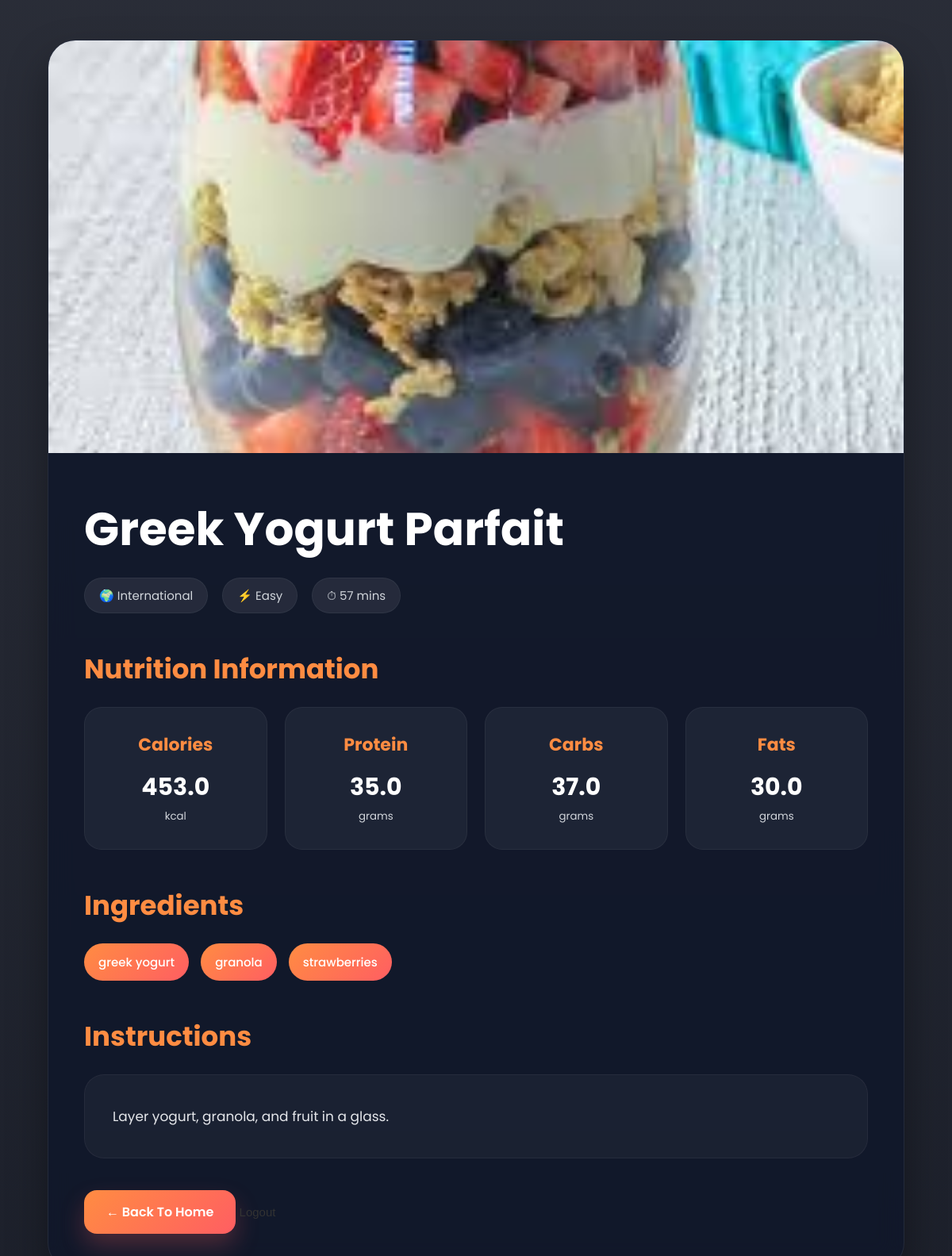
The app's page /recipe/648/ with its own data.
### recipes/models.py (models this page shows, shortened)
class Recipe(models.Model):
    name = models.CharField(max_length=200)
    ingredients = models.ManyToManyField(Ingredient)
    instructions = models.TextField()
    cooking_time = models.IntegerField()
    difficulty = models.CharField(max_length=50)
    cuisine = models.CharField(
    max_length=100,
    null=True,
    blank=True)
    image = models.ImageField(upload_to='recipe_images/', null=True, blank=True)
    user = models.ForeignKey(User, on_delete=models.CASCADE, null=True, blank=True)
    popularity_score = models.IntegerField(default=0)

class Nutrition(models.Model):
    recipe = models.OneToOneField(Recipe, on_delete=models.CASCADE)
    calories = models.FloatField()
    protein = models.FloatField()
    carbs = models.FloatField()
    fats = models.FloatField()

class Ingredient(models.Model):
    name = models.CharField(max_length=100)

### recipes/views.py (the view)
def recipe_detail(request, recipe_id):
    recipe = get_object_or_404(
        Recipe,
        id=recipe_id
    )
    nutrition = Nutrition.objects.filter(
        recipe=recipe
    ).first()
    return render(
        request,
        'recipe_detail.html',
        {
            'recipe': recipe,
            'nutrition': nutrition
        }
    )

### recipes/templates/recipe_detail.html (shortened to what this page needs)
<!DOCTYPE html>
<html lang="en">
<head>
</head>
<body>
    <div class="container">
        <div class="recipe-box">
            {% if recipe.image %}
                <img
                    src="{{ recipe.image.url }}"
                    class="recipe-image"
                >
            {% endif %}
            <div class="recipe-content">
                <h1>
                    {{ recipe.name }}
                </h1>
                <div class="meta">
                    <span>
                        🌍 {{ recipe.cuisine }}
                    </span>
                    <span>
                        ⚡ {{ recipe.difficulty }}
                    </span>
                    <span>
                        ⏱ {{ recipe.cooking_time }} mins
                    </span>
                </div>
                <div class="section">
                    <h2>
                        Nutrition Information
                    </h2>
                    {% if nutrition %}
                    <div class="nutrition-grid">
                        <div class="nutrition-card">
                            <h3>Calories</h3>
                            <p>
                                {{ nutrition.calories }}
                            </p>
                            <small>kcal</small>
                        </div>
                        <div class="nutrition-card">
                            <h3>Protein</h3>
                            <p>
                                {{ nutrition.protein }}
                            </p>
                            <small>grams</small>
                        </div>
                        <div class="nutrition-card">
                            <h3>Carbs</h3>
                            <p>
                                {{ nutrition.carbs }}
                            </p>
                            <small>grams</small>
                        </div>
                        <div class="nutrition-card">
                            <h3>Fats</h3>
                            <p>
                                {{ nutrition.fats }}
                            </p>
                            <small>grams</small>
                        </div>
                    </div>
                    {% endif %}
                </div>
                <div class="section">
                    <h2>
                        Ingredients
                    </h2>
                    <div class="ingredient-list">
                        {% for ingredient in recipe.ingredients.all %}
                            <div class="ingredient-item">
                                {{ ingredient.name }}
                            </div>
                        {% endfor %}
                    </div>
                </div>
                <div class="section">
                    <h2>
                        Instructions
                    </h2>
                    <div class="instructions">
                        {{ recipe.instructions }}
                    </div>
                </div>
                <a
                    href="/"
                    class="back-btn"
                >
                    ← Back To Home
                </a>
                <form
    action="/logout/"
    method="POST"
    style="display:inline;"
>
    <button
        type="submit"
        class="logout-btn"
    >
        Logout
    </button>
</form>
        </div>
    </div>
</body>
</html>

### recipes/templates/recipe_detail.html (style rules this page uses)
* { margin:0; padding:0; box-sizing:border-box; }
body { font-family:'Poppins',sans-serif; background: linear-gradient( rgba(4,8,20,0.85), rgba(4,8,20,0.9) ), url('https://images.unsplash.com/photo-1498837167922-ddd27525d352?q=80&w=1800&auto=format&fit=crop'); background-size:cover; background-position:center; background-attachment:fixed; color:white; min-height:100vh; padding:50px 0; }
.container { width:90%; max-width:1400px; margin:auto; }
.recipe-box { background: rgba(15,23,42,0.82); backdrop-filter:blur(16px); border-radius:35px; overflow:hidden; border:1px solid rgba(255,255,255,0.08); box-shadow: 0 25px 50px rgba(0,0,0,0.35); animation:fadeUp 0.8s ease; }
.recipe-image { width:100%; height:520px; object-fit:cover; transition:0.5s ease; }
.recipe-content { padding:45px; }
h1 { font-size:58px; margin-bottom:18px; color:white; }
.meta { display:flex; gap:18px; flex-wrap:wrap; margin-bottom:35px; }
.meta span { background: rgba(255,255,255,0.08); padding:10px 18px; border-radius:30px; font-size:15px; color:#d1d5db; border:1px solid rgba(255,255,255,0.05); }
.section { margin-top:45px; }
.section h2 { font-size:34px; margin-bottom:22px; color:#ff8c42; }
.nutrition-grid { display:grid; grid-template-columns: repeat(auto-fit,minmax(220px,1fr)); gap:22px; }
.nutrition-card { background: rgba(255,255,255,0.05); border-radius:22px; padding:30px; text-align:center; border:1px solid rgba(255,255,255,0.05); transition:0.35s ease; }
.nutrition-card h3 { color:#ff8c42; margin-bottom:15px; font-size:22px; }
.nutrition-card p { font-size:30px; font-weight:700; color:white; }
.nutrition-card small { color:#d1d5db; }
.ingredient-list { display:flex; flex-wrap:wrap; gap:15px; }
.ingredient-item { background: linear-gradient( 135deg, #ff8c42, #ff5e62 ); padding:12px 18px; border-radius:30px; font-size:15px; font-weight:500; transition:0.3s ease; }
.instructions { background: rgba(255,255,255,0.04); padding:35px; border-radius:25px; line-height:2; color:#e5e7eb; font-size:17px; border:1px solid rgba(255,255,255,0.05); }
.back-btn { display:inline-block; margin-top:40px; padding:15px 28px; border-radius:16px; background: linear-gradient( 135deg, #ff8c42, #ff5e62 ); color:white; text-decoration:none; font-weight:600; transition:0.35s ease; box-shadow: 0 15px 30px rgba(255,94,98,0.25); }
.logout-btn { background:none; border:none; cursor:pointer; color:#333; font-weight:500; font-size:15px; transition:0.3s; }

### records on screen
Recipe: image (picture), name "Greek Yogurt Parfait", cuisine "International", difficulty "Easy", cooking_time "57", instructions "Layer yogurt, granola, and fruit in a glass."
Nutrition: calories "453.0", protein "35.0", carbs "37.0", fats "30.0"
Ingredient: name "greek yogurt"
Ingredient: name "granola"
Ingredient: name "strawberries"
